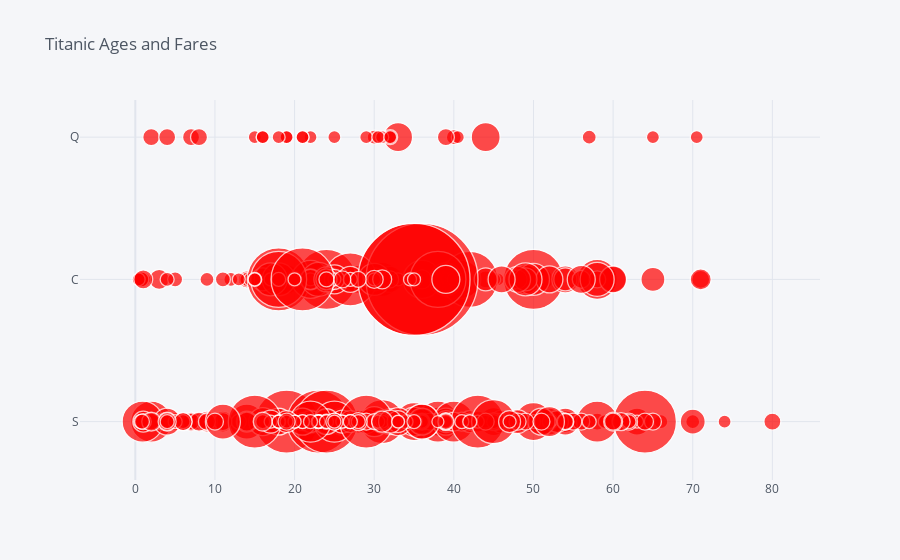

Notebook cell for this chart:
### Code cell
data.iplot(kind='bubble', x='Age', y='Embarked', size='Fare', title='Titanic Ages and Fares', colors='red')

### Figure 1 — Plotly figure (JSON) as saved in the notebook; plotly's stock layout.template omitted (floating-point values rounded to 4 significant figures; data arrays with more than 128 entries replaced by an {"elided": "..."} marker saying what was removed)
{"data": [{"marker": {"color": {"elided": "891 str values"}, "line": {"width": 1.3}, "size": {"elided": "891 int values"}, "symbol": "circle"}, "mode": "markers", "text": "", "type": "scatter", "x": {"elided": "891 float values"}, "y": {"elided": "891 str values"}}], "layout": {"legend": {"bgcolor": "#F5F6F9", "font": {"color": "#4D5663"}}, "paper_bgcolor": "#F5F6F9", "plot_bgcolor": "#F5F6F9", "title": {"font": {"color": "#4D5663"}, "text": "Titanic Ages and Fares"}, "xaxis": {"gridcolor": "#E1E5ED", "showgrid": true, "tickfont": {"color": "#4D5663"}, "title": {"font": {"color": "#4D5663"}, "text": ""}, "zerolinecolor": "#E1E5ED"}, "yaxis": {"gridcolor": "#E1E5ED", "showgrid": true, "tickfont": {"color": "#4D5663"}, "title": {"font": {"color": "#4D5663"}, "text": ""}, "zerolinecolor": "#E1E5ED"}}}
